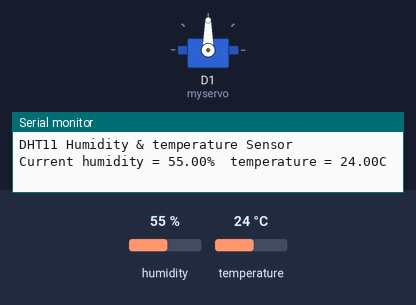
The sketch below on a simulated ESP8266 (NodeMCU). Parts: servo, the last lines printed to the serial monitor. Inputs (shaded band) come from the test bench; at power-on: temperature 24 °C, humidity 55 %.

Above: at 2.7 s.
2.8 s: temperature set to 29 °C
At 8.0 s:
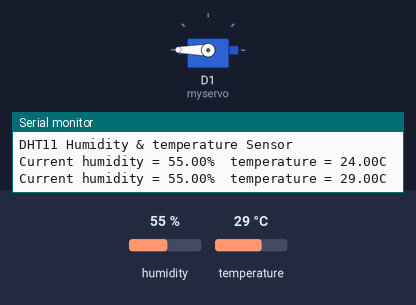
12.8 s: temperature set to 32 °C
At 28.1 s:
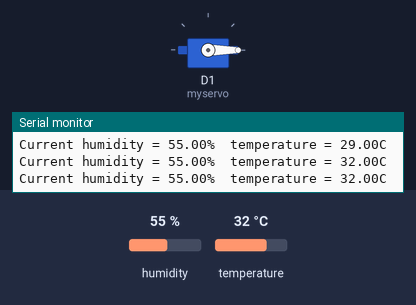
Timing chart, 0 to 35.7 s (numbered marks = the images above; inputs shaded):
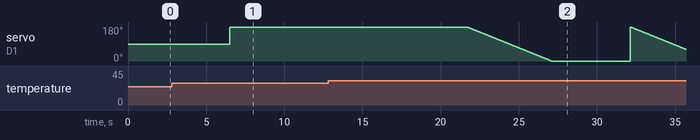

Measured:
- the behaviour switches between 30 and 31 °C on temperature (found by bisection; images 1 and 2)

The sketch:

DHT.ino
```cpp
#include <dht.h>


#define dht_apin D0 // Analog Pin sensor is connected to

dht DHT;

#include <Servo.h>

Servo myservo;

int pos = 0;

void setup(){

  Serial.begin(115200);
  myservo.attach(D1);
  delay(500);//Delay to let system boot
  Serial.println("DHT11 Humidity & temperature Sensor\n\n");
  delay(1000);//Wait before accessing Sensor

}//end "setup()"

void loop(){
  //Start of Program

    DHT.read11(dht_apin);

    Serial.print("Current humidity = ");
    Serial.print(DHT.humidity);
    Serial.print("%  ");
    Serial.print("temperature = ");
    Serial.print(DHT.temperature);
    Serial.println("C  ");

    delay(5000);//Wait 5 seconds before accessing sensor again.
  if(DHT.temperature > 30)
  {
          for (pos = 180; pos >= 0; pos -= 1) {
    myservo.write(pos);
    delay(30);

  }
  }  else
  {
   for (pos = 0; pos <= 180; pos += 1)
    // in steps of 1 degree
    myservo.write(pos);
    delay(30);

  }
  ///Fastest should be once every two seconds.

  }// end loop(
```
